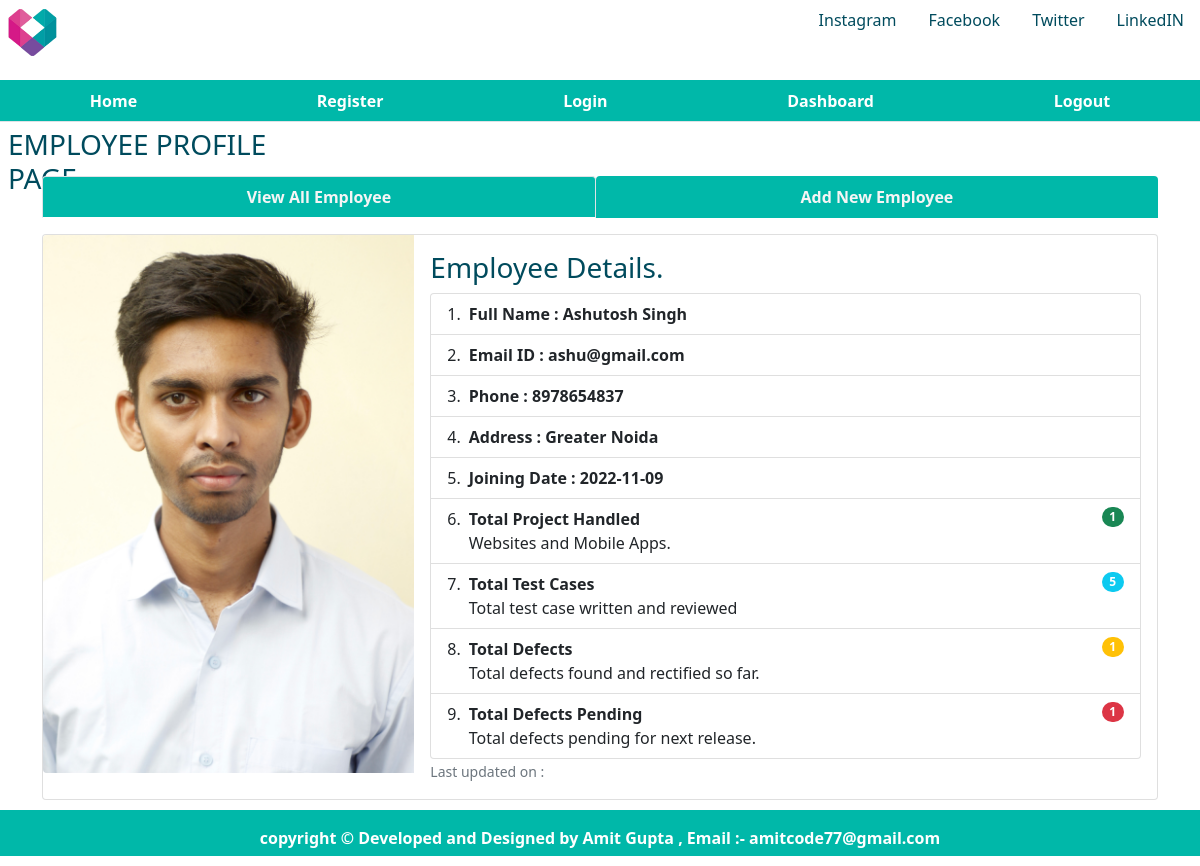
The app's page /singleemp/2 with its own data.
### database.py (models this page shows, shortened)
class emp(db.Model):
    empid = db.Column(db.Integer, primary_key=True, autoincrement=True)
    name = db.Column(db.String(50), unique=False, nullable=False)
    email = db.Column(db.String(20), unique=False, nullable=False)
    phone = db.Column(db.Integer, unique=False, nullable=False)
    address = db.Column(db.String(100), unique=False, nullable=False)
    joining_date = db.Column(db.Date, unique=False, nullable=False)
    total_projects = db.Column(db.Integer, unique=False, nullable=False)
    total_test_case = db.Column(db.Integer, unique=False, nullable=False)
    total_defect_found = db.Column(db.Integer, unique=False, nullable=False)
    total_defects_pending = db.Column(db.Integer, unique=False, nullable=False)

### app.py (the view)
@app.route('/singleemp/<int:empid>')
def singleemp(empid):
    user = get_current_user()
    emp_cur = emp.query.filter_by(empid=empid)
    single_emp = emp_cur.first()
    return render_template('singleemployeeprofile.html', user=user, single_emp=single_emp)

### app.py (called while the page is built)
@app.teardown_appcontext
def close_database(error):
    if hasattr(g, 'employeeapplication'):
        g.employeeapplication.close()

def get_current_user():
    user = None
    if 'user' in session:
        user = session['user']
        user_cur = users.query.filter_by(name=user)
        user = user_cur.first()
    return user

### templates/singleemployeeprofile.html (shortened to what this page needs)
{% extends 'layout.html' %}
{% block css %}
<link rel="stylesheet" href="{{ url_for('static',filename='singleemp.css') }}" type="text/css">
{% endblock %}
{% block body %}
<div class="child child4">
    <h3 class="m-2">EMPLOYEE PROFILE PAGE</h3>
</div>
<div class="child child5" style="color:rgb(0, 75, 93);">
</div>
<div class="child child6 container">
    <ul class="nav nav-tabs nav-fill mb-3">
        <li class="nav-item">
            <a class="nav-link active" aria-current="page" href="{{ url_for('dashboard') }}"
               style=" background-color: #00B8A9;; color:whitesmoke;"> <b>View All Employee </b></a>
        </li>
        <li class="nav-item">
            <a class="nav-link" style=" background-color: #00B8A9;; color:whitesmoke;"
               href="{{ url_for('addnewemp') }}"> <b>Add
                New Employee </b></a>
        </li>
    </ul>
    <div class="centercontent">
        <div class="card">
            <div class="row g-0">
                <div class="col-md-4">
                    <img src="{{ url_for('static',filename='emp.jpg') }}" class="img-fluid rounded-start"
                         alt="employee image">
                </div>
                <div class="col-md-8">
                    <div class="card-body">
                        <h3 class="card-title">Employee Details.</h3>
                        {%if single_emp %}
                        <ul class="list-group list-group-numbered">
                            <li class="list-group-item d-flex justify-content-between align-items-start">
                                <div class="ms-2 me-auto">
                                    <div class="fw-bold">Full Name :  {{single_emp['name']}}</div>
                                </div>
                            <li class="list-group-item d-flex justify-content-between align-items-start">
                                <div class="ms-2 me-auto">
                                    <div class="fw-bold">Email ID :  {{single_emp['email']}}</div>
                                </div>
                            <li class="list-group-item d-flex justify-content-between align-items-start">
                                <div class="ms-2 me-auto">
                                    <div class="fw-bold">Phone :  {{single_emp['phone']}}</div>
                                </div>
                            <li class="list-group-item d-flex justify-content-between align-items-start">
                                <div class="ms-2 me-auto">
                                    <div class="fw-bold">Address :  {{single_emp['address']}}</div>
                                </div>
                            </li>
                            <li class="list-group-item d-flex justify-content-between align-items-start">
                                <div class="ms-2 me-auto">
                                    <div class="fw-bold">Joining Date :  {{single_emp['joining_date']}}</div>
                                </div>
                            </li>
                            <li class="list-group-item d-flex justify-content-between align-items-start">
                                <div class="ms-2 me-auto">
                                    <div class="fw-bold">Total Project Handled</div>
                                    Websites and Mobile Apps.
                                </div>
                                <span class="badge bg-success rounded-pill">{{single_emp['total_projects']}}</span>
                            </li>
                            <li class="list-group-item d-flex justify-content-between align-items-start">
                                <div class="ms-2 me-auto">
                                    <div class="fw-bold">Total Test Cases</div>
                                    Total test case written and reviewed
                                </div>
                                <span class="badge bg-info rounded-pill">{{single_emp['total_test_case']}}</span>
                            </li>
                            <li class="list-group-item d-flex justify-content-between align-items-start">
                                <div class="ms-2 me-auto">
                                    <div class="fw-bold">Total Defects</div>
                                    Total defects found and rectified so far.
                                </div>
                                <span class="badge bg-warning rounded-pill">{{single_emp['total_defect_found']}}</span>
                            </li>
                            <li class="list-group-item d-flex justify-content-between align-items-start">
                                <div class="ms-2 me-auto">
                                    <div class="fw-bold">Total Defects Pending</div>
                                    Total defects pending for next release.
                                </div>
                                <span class="badge bg-danger rounded-pill">{{single_emp['total_defects_pending']}}</span>
                            </li>
                        </ul>
                        {% endif %}
                        <p class="card-text"><small class="text-muted">Last updated on : </small></p>
                    </div>
                </div>
            </div>
        </div>
    </div>
</div>
{% endblock %}

### static/singleemp.css (style rules this page uses)
html, body { height: 100%; background-color: white; color: rgb(0, 75, 93); }
.child { margin-bottom: 10px; }
.child4 { grid-column: 1/2; grid-row: 3/4; }
.child5 { grid-column: 4/5; grid-row: 3/4; text-align:center; }
.child6 { grid-column: 1/-1; grid-row: 4/5; }

### records on screen
emp: name "Ashutosh Singh", email "ashu@gmail.com", phone "8978654837", address "Greater Noida", joining_date "2022-11-09", total_projects "1", total_test_case "5", total_defect_found "1", total_defects_pending "1"
